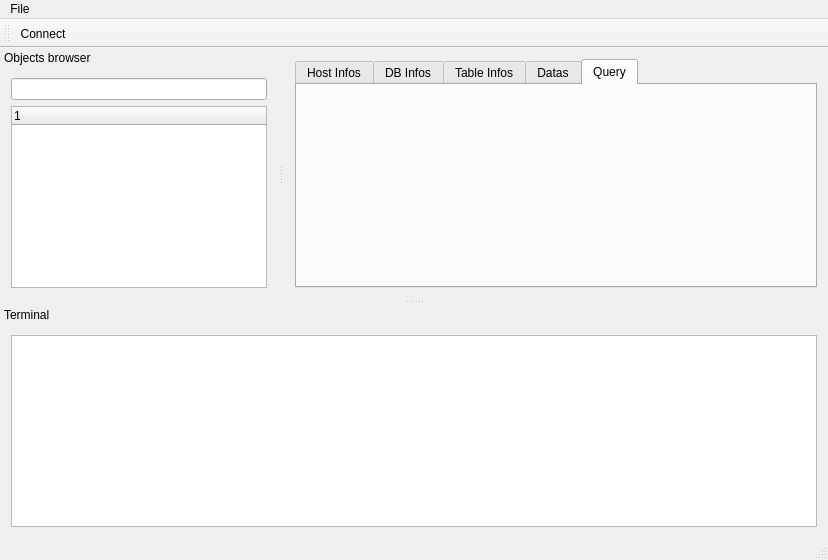
<?xml version="1.0" encoding="UTF-8"?>
<ui version="4.0">
 <class>MainWindow</class>
 <widget class="QMainWindow" name="MainWindow">
  <property name="geometry">
   <rect>
    <x>0</x>
    <y>0</y>
    <width>828</width>
    <height>560</height>
   </rect>
  </property>
  <property name="windowTitle">
   <string>MainWindow</string>
  </property>
  <widget class="QWidget" name="centralWidget">
   <layout class="QGridLayout" name="gridLayout">
    <item row="0" column="0">
     <widget class="QTabWidget" name="tabWidget">
      <property name="tabPosition">
       <enum>QTabWidget::North</enum>
      </property>
      <property name="currentIndex">
       <number>4</number>
      </property>
      <property name="elideMode">
       <enum>Qt::ElideRight</enum>
      </property>
      <widget class="QWidget" name="tab">
       <attribute name="title">
        <string>Host Infos</string>
       </attribute>
      </widget>
      <widget class="QWidget" name="tab_2">
       <attribute name="title">
        <string>DB Infos</string>
       </attribute>
      </widget>
      <widget class="QWidget" name="tab_3">
       <attribute name="title">
        <string>Table Infos</string>
       </attribute>
      </widget>
      <widget class="QWidget" name="tab_4">
       <attribute name="title">
        <string>Datas</string>
       </attribute>
      </widget>
      <widget class="QWidget" name="tab_5">
       <attribute name="title">
        <string>Query</string>
       </attribute>
      </widget>
     </widget>
    </item>
   </layout>
  </widget>
  <widget class="QMenuBar" name="menuBar">
   <property name="geometry">
    <rect>
     <x>0</x>
     <y>0</y>
     <width>828</width>
     <height>22</height>
    </rect>
   </property>
   <widget class="QMenu" name="menuFile">
    <property name="title">
     <string>File</string>
    </property>
   </widget>
   <addaction name="menuFile"/>
  </widget>
  <widget class="QToolBar" name="mainToolBar">
   <attribute name="toolBarArea">
    <enum>TopToolBarArea</enum>
   </attribute>
   <attribute name="toolBarBreak">
    <bool>false</bool>
   </attribute>
   <addaction name="actionConnect"/>
  </widget>
  <widget class="QStatusBar" name="statusBar"/>
  <widget class="QDockWidget" name="browser">
   <property name="features">
    <set>QDockWidget::DockWidgetMovable</set>
   </property>
   <property name="windowTitle">
    <string>Objects browser</string>
   </property>
   <attribute name="dockWidgetArea">
    <number>1</number>
   </attribute>
   <widget class="QWidget" name="dockWidgetContents_3">
    <layout class="QVBoxLayout" name="verticalLayout">
     <item>
      <layout class="QHBoxLayout" name="horizontalLayout">
       <item>
        <widget class="QLineEdit" name="lineEdit"/>
       </item>
      </layout>
     </item>
     <item>
      <widget class="QTreeWidget" name="treeWidget">
       <column>
        <property name="text">
         <string notr="true">1</string>
        </property>
       </column>
      </widget>
     </item>
    </layout>
   </widget>
  </widget>
  <widget class="QDockWidget" name="terminal">
   <property name="features">
    <set>QDockWidget::DockWidgetMovable</set>
   </property>
   <property name="allowedAreas">
    <set>Qt::AllDockWidgetAreas</set>
   </property>
   <property name="windowTitle">
    <string>Terminal</string>
   </property>
   <attribute name="dockWidgetArea">
    <number>8</number>
   </attribute>
   <widget class="QWidget" name="dockWidgetContents_4">
    <layout class="QGridLayout" name="gridLayout_2">
     <item row="0" column="0">
      <widget class="QTextEdit" name="textEdit"/>
     </item>
    </layout>
   </widget>
  </widget>
  <action name="actionConnect">
   <property name="text">
    <string>Connect</string>
   </property>
   <property name="shortcut">
    <string>Ctrl+S</string>
   </property>
  </action>
 </widget>
 <layoutdefault spacing="6" margin="11"/>
 <resources/>
 <connections/>
</ui>
